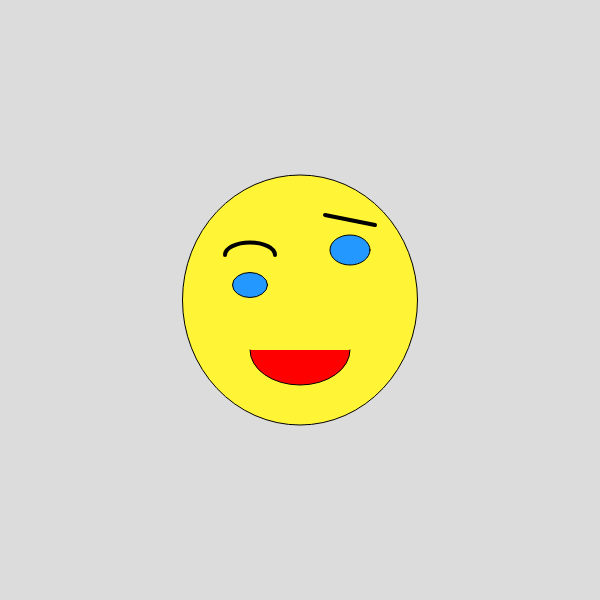
Frame 1 (no input)
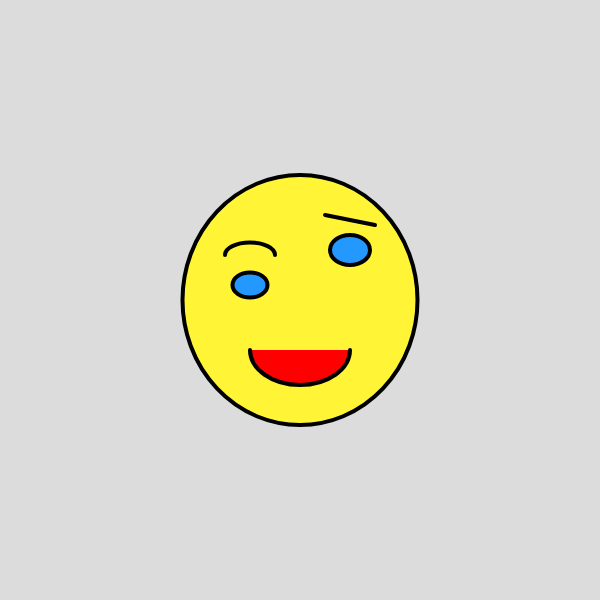
Frame 60 (no input)
Frame 120 (the mouse pressed at the canvas centre since frame 60): identical to frame 60, image omitted

The p5.js sketch that drew these frames (run headless with seeded random() and noise() and a simulated clock; from frame 60 on, the mouse is pressed at the canvas centre):

// p5.js sketch
// ── sketch.js
function setup() {
  createCanvas(600, 600);//Crea un área de dibuix dee 600 pixels quadrats,600 pixels d'ample i 600 pixels d'alçada, Canvas és àrea de dibuix. Setup ès la configuració o carcteristíques del nostre codi.
}

function draw() {//draw significa dibuixar
  background(220);//fons de color gris, és de color gris perquè hi ha un número entre 0 i 255 i el 0 és negre i el 255 es blanc.
  
  fill(255,245,54);//Fill és omplir de color el que hi ha a continuació en aquest cas el·lipses. El primer número es el nivell de vermellor(R:red),el segon número es el nivell de verdor (G:green) i el tercer número es el nivell de blavor (B:blue). Podem fer 255·255·255:16.700.000 de colors diferents. He de posar el color que vulgui als ulls i a la cara canviant els 3 números,buscant a google coors RGB.
  ellipse(300,300,235,250);//La cara sencera. El primer número significa la psició X(horizontal) del centre de la el·lipse. El segon número significa la posició Y (vertical )del centre de la el·lipse. El tercer número significa l'ampalada de la el·lipse en pixels i el quart l'alçada de la el·lipse. Sempre els números son pixels contats des de la cantonada superior esquerra,és a dir el punt 0,0 es troba diferent que a matemàtiques(cantonada inefrior esquerra)
  fill(35,152,255); 
  ellipse(250,285,35,25);
  ellipse(350,250,40,30);
  fill(255,0,0);//és el color de la boca i és vermellós perquè te molta quantitat de vermell
  arc(300,350,100,70,0,PI);//cella esquerra
  noFill();//no omplis 
  strokeWeight(4);
  arc(250,255,50,25,PI,0);
  strokeWeight(4);
  line(325,215,375,225);
  }
  
